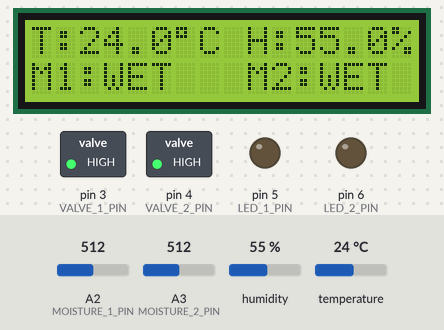
Bench run of a sketch on a simulated Arduino Uno, built with avr-gcc and run on an emulated ATmega328P. On the bench: 16×2 character LCD, switched loads named in the sketch (green lamp = pin HIGH), output pins drawn as LEDs (lit = HIGH). The test bench sets the inputs (shaded band); at power-on: A2 (MOISTURE_1_PIN) = 512, A3 (MOISTURE_2_PIN) = 512, humidity 55 %, temperature 24 °C. What the sketch prints to the serial monitor is not drawn.

Above: at 3.3 s.
3.4 s: A2 (MOISTURE_1_PIN) set to 591
9.1 s: A2 (MOISTURE_1_PIN) set to 615
At 13.9 s:
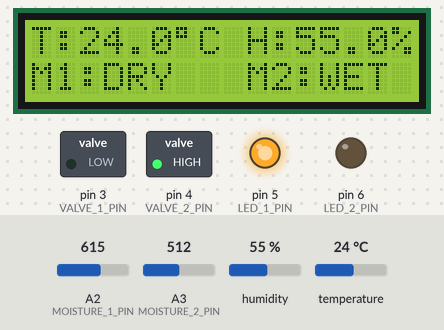
14.8 s: A3 (MOISTURE_2_PIN) set to 587
20.5 s: A3 (MOISTURE_2_PIN) set to 610
At 24.1 s:
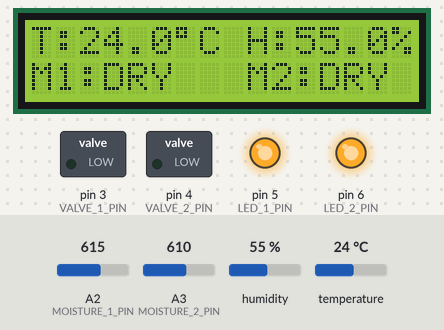
26.2 s: A2 (MOISTURE_1_PIN) set to 590
At 28.1 s:
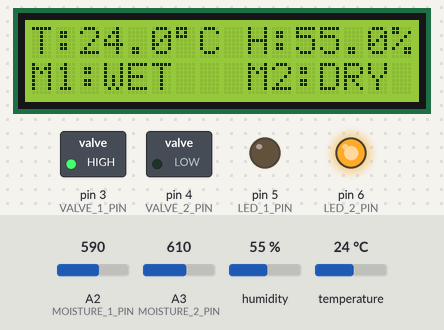
31.9 s: humidity set to 22 %
At 33.2 s:
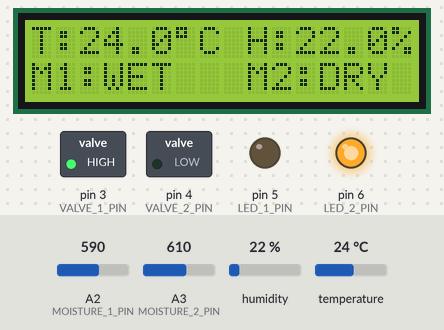
Timing chart, 0 to 34.9 s (numbered marks = the images above; inputs shaded):
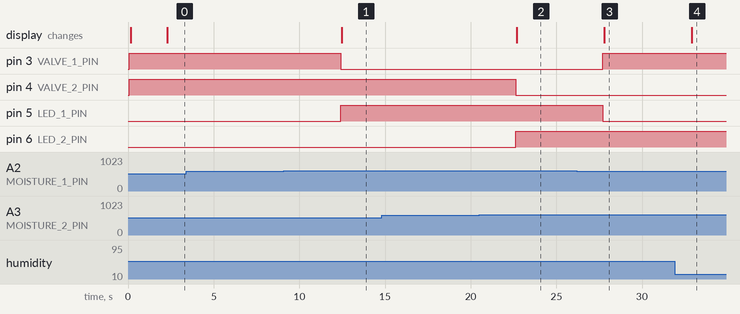

The sketch:

Code3.ino
```cpp
// Required Libraries
// 1. LiquidCrystal_I2C: For the 16x2 I2C LCD
// 2. DHT sensor library by Adafruit: For the DHT11 sensor

#include <Wire.h>
#include <LiquidCrystal_I2C.h>
#include <DHT.h>

// --- Hardware Pin Definitions ---

// DHT Sensor
#define DHTPIN 2      // Digital pin connected to the DHT sensor data pin
#define DHTTYPE DHT11 // DHT 11 sensor type

// Solenoid Valves (Relay Switches - Check if Active-LOW or Active-HIGH)
const int VALVE_1_PIN = 3; // Digital pin for Garden 1 Solenoid Valve
const int VALVE_2_PIN = 4; // Digital pin for Garden 2 Solenoid Valve

// Status LEDs
const int LED_1_PIN = 5; // Digital pin for Garden 1 Status LED (Irrigating)
const int LED_2_PIN = 6; // Digital pin for Garden 2 Status LED (Irrigating)

// Capacitive Moisture Sensors
const int MOISTURE_1_PIN = A2; // Analog pin for Garden 1 Sensor
const int MOISTURE_2_PIN = A3; // Analog pin for Garden 2 Sensor

// LCD I2C Connections (SCL to A5, SDA to A4 - standard Uno I2C pins)
// LCD I2C Address (Commonly 0x27 or 0x3F - Check your module if 0x27 fails)
const int LCD_I2C_ADDRESS = 0x27;
LiquidCrystal_I2C lcd(LCD_I2C_ADDRESS, 16, 2);

// Initialize DHT sensor
DHT dht(DHTPIN, DHTTYPE);

// --- Configuration Variables ---

// Calibration Note: Capacitive sensors read HIGHER values when DRY, and LOWER values when WET.
// This threshold (600) means any reading >= 600 is considered DRY.
// YOU MUST CALIBRATE THIS VALUE FOR YOUR SOIL TYPE.
const int DRY_THRESHOLD = 600;

// Time delay between reading cycles (in milliseconds)
const int CYCLE_DELAY = 5000; // 5 seconds wait

// --- Global Variables ---
int moisture_1_value = 0;
int moisture_2_value = 0;
float temperature = 0.0;
float humidity = 0.0;


// NOTE: The 'control_garden' function has been removed.
// All control logic is now implemented directly in 'loop()' using two independent 'if/else' blocks.


// Function to update the 16x2 LCD display
void update_lcd() {
  // Clear the screen for fresh data
  lcd.clear();

  // Line 1: Environmental Data (Temp and Humidity)
  lcd.setCursor(0, 0);
  lcd.print("T:");
  lcd.print(temperature, 1); // Display temperature with 1 decimal place
  lcd.print((char)223); // Degree symbol
  lcd.print("C H:");
  lcd.print(humidity, 1);  // Display humidity with 1 decimal place
  lcd.print("%");

  // Line 2: Moisture Status for both Gardens - Now using only DRY or WET state
  lcd.setCursor(0, 1);
  lcd.print("M1:");

  // Check the actual state of the valve
  if (digitalRead(VALVE_1_PIN) == LOW) {
    lcd.print("DRY"); // Garden 1 is currently irrigating (DRY state)
  } else {
    lcd.print("WET"); // Garden 1 is sufficiently moist (WET state)
  }

  lcd.setCursor(9, 1);
  lcd.print("M2:");
  if (digitalRead(VALVE_2_PIN) == LOW) {
    lcd.print("DRY"); // Garden 2 is currently irrigating (DRY state)
  } else {
    lcd.print("WET"); // Garden 2 is sufficiently moist (WET state)
  }
}

void setup() {
  Serial.begin(9600);
  Serial.println("--- Automatic Irrigation System Initialized ---");
  Serial.println("Logic: IRRIGATE only if [Soil Moisture is DRY]. Logic for Garden 1 and 2 is fully independent.");

  // Initialize Outputs (Valves and LEDs)
  pinMode(VALVE_1_PIN, OUTPUT);
  pinMode(VALVE_2_PIN, OUTPUT);
  pinMode(LED_1_PIN, OUTPUT);
  pinMode(LED_2_PIN, OUTPUT);

  // Ensure all valves are OFF and LEDs are OFF at startup
  digitalWrite(VALVE_1_PIN, HIGH); // OFF (Active-LOW)
  digitalWrite(VALVE_2_PIN, HIGH); // OFF (Active-LOW)
  digitalWrite(LED_1_PIN, LOW);    // OFF
  digitalWrite(LED_2_PIN, LOW);    // OFF

  // Initialize the DHT sensor
  dht.begin();

  // Initialize the LCD
  lcd.init();
  lcd.backlight(); // Turn on the backlight

  // Initial LCD message
  lcd.print("Initializing...");
  lcd.setCursor(0, 1);
  lcd.print("System Ready.");
  delay(2000);
}

void loop() {
  // --- 1. Read Environmental Data (Temperature and Humidity) ---
  humidity = dht.readHumidity();
  temperature = dht.readTemperature();

  // Check if any reads failed and handle the error
  if (isnan(humidity) || isnan(temperature)) {
    Serial.println("Failed to read from DHT sensor!");
    temperature = 0.0;
    humidity = 0.0;
  }

  // --- 2. Read Soil Moisture Sensors ---
  moisture_1_value = analogRead(MOISTURE_1_PIN);
  moisture_2_value = analogRead(MOISTURE_2_PIN);

  // Print raw data to Serial Monitor for debugging and calibration
  Serial.print("\n[T/H]: ");
  Serial.print(temperature);
  Serial.print("C | ");
  Serial.print(humidity);
  Serial.print("% | [M1/M2]: ");
  Serial.print(moisture_1_value);
  Serial.print(" / ");
  Serial.println(moisture_2_value);

  // --- 3. Apply Irrigation Logic and Control Outputs ---

  // =========================================================
  // Garden 1 Control Logic (Independent If/Else Block)
  // =========================================================
  if (moisture_1_value >= DRY_THRESHOLD) {
    // Soil is Dry - Start Irrigation
    digitalWrite(VALVE_1_PIN, LOW);  // Turn Solenoid Valve ON (Active-LOW Relay)
    digitalWrite(LED_1_PIN, HIGH);   // Turn Status LED ON

    Serial.println("Garden 1 is DRY. Valve OPEN.");
  } else {
    // Soil is Wet/Moist enough - Stop Irrigation
    digitalWrite(VALVE_1_PIN, HIGH); // Turn Solenoid Valve OFF (Active-LOW Relay)
    digitalWrite(LED_1_PIN, LOW);    // Turn Status LED OFF

    Serial.println("Garden 1 is MOIST. Valve CLOSED.");
  }

  // =========================================================
  // Garden 2 Control Logic (Fully Independent If/Else Block)
  // =========================================================
  if (moisture_2_value >= DRY_THRESHOLD) {
    // Soil is Dry - Start Irrigation
    digitalWrite(VALVE_2_PIN, LOW);  // Turn Solenoid Valve ON (Active-LOW Relay)
    digitalWrite(LED_2_PIN, HIGH);   // Turn Status LED ON

    Serial.println("Garden 2 is DRY. Valve OPEN.");
  } else {
    // Soil is Wet/Moist enough - Stop Irrigation
    digitalWrite(VALVE_2_PIN, HIGH); // Turn Solenoid Valve OFF (Active-LOW Relay)
    digitalWrite(LED_2_PIN, LOW);    // Turn Status LED OFF

    Serial.println("Garden 2 is MOIST. Valve CLOSED.");
  }


  // --- 4. Update LCD Display ---
  update_lcd();

  // Wait for the next cycle
  delay(CYCLE_DELAY);
}
```

Measured:
- the behaviour switches between 599 and 600 on A2 (MOISTURE_1_PIN) (found by bisection; images 0 and 1)
- the behaviour switches between 599 and 600 on A3 (MOISTURE_2_PIN) (found by bisection; images 1 and 2)
- after the input at 3.4 s, every drawn part: stays the same
- after the input at 9.1 s, pin 3 (VALVE_1_PIN): HIGH → LOW after 3.3 s; pin 5 (LED_1_PIN): LOW → HIGH after 3.3 s; the display: changes after 3.4 s (image 1)
- after the input at 14.8 s, every drawn part: stays the same
- after the input at 20.5 s, pin 4 (VALVE_2_PIN): HIGH → LOW after 2.1 s; pin 6 (LED_2_PIN): LOW → HIGH after 2.1 s; the display: changes after 2.2 s (image 2)
- after the input at 26.2 s, pin 3 (VALVE_1_PIN): LOW → HIGH after 1.5 s; pin 5 (LED_1_PIN): HIGH → LOW after 1.5 s; the display: changes after 1.6 s (image 3)
- after the input at 31.9 s, the display: changes after 0.99 s (image 4)
